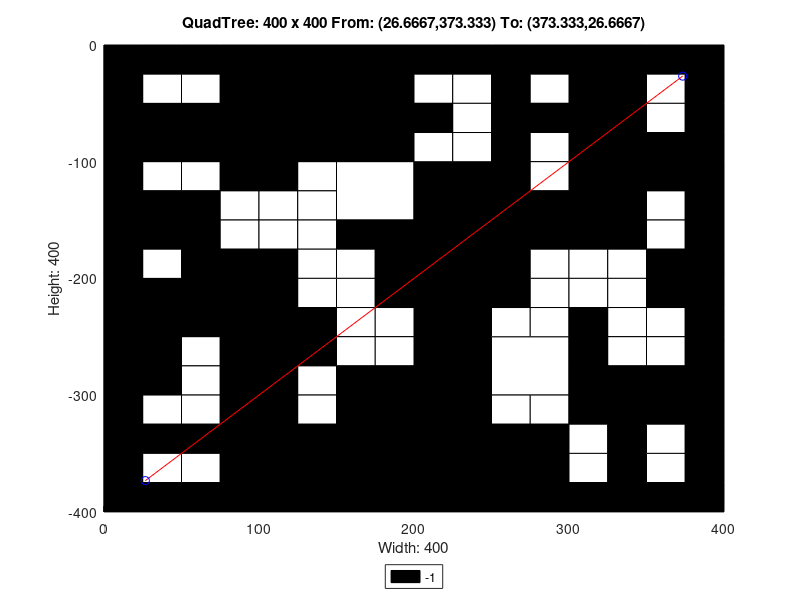

Recreate this plot in MATLAB.
axis([0 400 -400 0]);
title('QuadTree: 400 x 400 From: (26.6667,373.333) To: (373.333,26.6667)');
xlabel('Width: 400');
ylabel('Height: 400');
rectangle('Position',[100 -100 100 100], 'FaceColor',[0 0 0]);
rectangle('Position',[0 -100 50 50], 'FaceColor',[0 0 0]);
rectangle('Position',[50 -100 50 50], 'FaceColor',[0 0 0]);
rectangle('Position',[150 -150 50 50], 'FaceColor',[1 1 1]);
rectangle('Position',[300 -50 50 50], 'FaceColor',[0 0 0]);
rectangle('Position',[300 -100 50 50], 'FaceColor',[0 0 0]);
rectangle('Position',[200 -150 50 50], 'FaceColor',[0 0 0]);
rectangle('Position',[200 -200 50 50], 'FaceColor',[0 0 0]);
rectangle('Position',[300 -150 50 50], 'FaceColor',[0 0 0]);
rectangle('Position',[0 -250 50 50], 'FaceColor',[0 0 0]);
rectangle('Position',[50 -250 50 50], 'FaceColor',[0 0 0]);
rectangle('Position',[0 -300 50 50], 'FaceColor',[0 0 0]);
rectangle('Position',[150 -350 50 50], 'FaceColor',[0 0 0]);
rectangle('Position',[100 -400 50 50], 'FaceColor',[0 0 0]);
rectangle('Position',[150 -400 50 50], 'FaceColor',[0 0 0]);
rectangle('Position',[200 -250 50 50], 'FaceColor',[0 0 0]);
rectangle('Position',[200 -300 50 50], 'FaceColor',[0 0 0]);
rectangle('Position',[250 -300 50 50], 'FaceColor',[1 1 1]);
rectangle('Position',[200 -350 50 50], 'FaceColor',[0 0 0]);
rectangle('Position',[200 -400 50 50], 'FaceColor',[0 0 0]);
rectangle('Position',[250 -400 50 50], 'FaceColor',[0 0 0]);
rectangle('Position',[0 -25 25 25], 'FaceColor',[0 0 0]);
rectangle('Position',[25 -25 25 25], 'FaceColor',[0 0 0]);
rectangle('Position',[0 -50 25 25], 'FaceColor',[0 0 0]);
rectangle('Position',[25 -50 25 25], 'FaceColor',[1 1 1]);
rectangle('Position',[50 -25 25 25], 'FaceColor',[0 0 0]);
rectangle('Position',[75 -25 25 25], 'FaceColor',[0 0 0]);
rectangle('Position',[50 -50 25 25], 'FaceColor',[1 1 1]);
rectangle('Position',[75 -50 25 25], 'FaceColor',[0 0 0]);
rectangle('Position',[0 -125 25 25], 'FaceColor',[0 0 0]);
rectangle('Position',[25 -125 25 25], 'FaceColor',[1 1 1]);
rectangle('Position',[0 -150 25 25], 'FaceColor',[0 0 0]);
rectangle('Position',[25 -150 25 25], 'FaceColor',[0 0 0]);
rectangle('Position',[50 -125 25 25], 'FaceColor',[1 1 1]);
rectangle('Position',[75 -125 25 25], 'FaceColor',[0 0 0]);
rectangle('Position',[50 -150 25 25], 'FaceColor',[0 0 0]);
rectangle('Position',[75 -150 25 25], 'FaceColor',[1 1 1]);
rectangle('Position',[0 -175 25 25], 'FaceColor',[0 0 0]);
rectangle('Position',[25 -175 25 25], 'FaceColor',[0 0 0]);
rectangle('Position',[0 -200 25 25], 'FaceColor',[0 0 0]);
rectangle('Position',[25 -200 25 25], 'FaceColor',[1 1 1]);
rectangle('Position',[50 -175 25 25], 'FaceColor',[0 0 0]);
rectangle('Position',[75 -175 25 25], 'FaceColor',[1 1 1]);
rectangle('Position',[50 -200 25 25], 'FaceColor',[0 0 0]);
rectangle('Position',[75 -200 25 25], 'FaceColor',[0 0 0]);
rectangle('Position',[100 -125 25 25], 'FaceColor',[0 0 0]);
rectangle('Position',[125 -125 25 25], 'FaceColor',[1 1 1]);
rectangle('Position',[100 -150 25 25], 'FaceColor',[1 1 1]);
rectangle('Position',[125 -150 25 25], 'FaceColor',[1 1 1]);
rectangle('Position',[100 -175 25 25], 'FaceColor',[1 1 1]);
rectangle('Position',[125 -175 25 25], 'FaceColor',[1 1 1]);
rectangle('Position',[100 -200 25 25], 'FaceColor',[0 0 0]);
rectangle('Position',[125 -200 25 25], 'FaceColor',[1 1 1]);
rectangle('Position',[150 -175 25 25], 'FaceColor',[0 0 0]);
rectangle('Position',[175 -175 25 25], 'FaceColor',[0 0 0]);
rectangle('Position',[150 -200 25 25], 'FaceColor',[1 1 1]);
rectangle('Position',[175 -200 25 25], 'FaceColor',[0 0 0]);
rectangle('Position',[200 -25 25 25], 'FaceColor',[0 0 0]);
rectangle('Position',[225 -25 25 25], 'FaceColor',[0 0 0]);
rectangle('Position',[200 -50 25 25], 'FaceColor',[1 1 1]);
rectangle('Position',[225 -50 25 25], 'FaceColor',[1 1 1]);
rectangle('Position',[250 -25 25 25], 'FaceColor',[0 0 0]);
rectangle('Position',[275 -25 25 25], 'FaceColor',[0 0 0]);
rectangle('Position',[250 -50 25 25], 'FaceColor',[0 0 0]);
rectangle('Position',[275 -50 25 25], 'FaceColor',[1 1 1]);
rectangle('Position',[200 -75 25 25], 'FaceColor',[0 0 0]);
rectangle('Position',[225 -75 25 25], 'FaceColor',[1 1 1]);
rectangle('Position',[200 -100 25 25], 'FaceColor',[1 1 1]);
rectangle('Position',[225 -100 25 25], 'FaceColor',[1 1 1]);
rectangle('Position',[250 -75 25 25], 'FaceColor',[0 0 0]);
rectangle('Position',[275 -75 25 25], 'FaceColor',[0 0 0]);
rectangle('Position',[250 -100 25 25], 'FaceColor',[0 0 0]);
rectangle('Position',[275 -100 25 25], 'FaceColor',[1 1 1]);
rectangle('Position',[350 -25 25 25], 'FaceColor',[0 0 0]);
rectangle('Position',[375 -25 25 25], 'FaceColor',[0 0 0]);
rectangle('Position',[350 -50 25 25], 'FaceColor',[1 1 1]);
rectangle('Position',[375 -50 25 25], 'FaceColor',[0 0 0]);
rectangle('Position',[350 -75 25 25], 'FaceColor',[1 1 1]);
rectangle('Position',[375 -75 25 25], 'FaceColor',[0 0 0]);
rectangle('Position',[350 -100 25 25], 'FaceColor',[0 0 0]);
rectangle('Position',[375 -100 25 25], 'FaceColor',[0 0 0]);
rectangle('Position',[250 -125 25 25], 'FaceColor',[0 0 0]);
rectangle('Position',[275 -125 25 25], 'FaceColor',[1 1 1]);
rectangle('Position',[250 -150 25 25], 'FaceColor',[0 0 0]);
rectangle('Position',[275 -150 25 25], 'FaceColor',[0 0 0]);
rectangle('Position',[250 -175 25 25], 'FaceColor',[0 0 0]);
rectangle('Position',[275 -175 25 25], 'FaceColor',[0 0 0]);
rectangle('Position',[250 -200 25 25], 'FaceColor',[0 0 0]);
rectangle('Position',[275 -200 25 25], 'FaceColor',[1 1 1]);
rectangle('Position',[350 -125 25 25], 'FaceColor',[0 0 0]);
rectangle('Position',[375 -125 25 25], 'FaceColor',[0 0 0]);
rectangle('Position',[350 -150 25 25], 'FaceColor',[1 1 1]);
rectangle('Position',[375 -150 25 25], 'FaceColor',[0 0 0]);
rectangle('Position',[300 -175 25 25], 'FaceColor',[0 0 0]);
rectangle('Position',[325 -175 25 25], 'FaceColor',[0 0 0]);
rectangle('Position',[300 -200 25 25], 'FaceColor',[1 1 1]);
rectangle('Position',[325 -200 25 25], 'FaceColor',[1 1 1]);
rectangle('Position',[350 -175 25 25], 'FaceColor',[1 1 1]);
rectangle('Position',[375 -175 25 25], 'FaceColor',[0 0 0]);
rectangle('Position',[350 -200 25 25], 'FaceColor',[0 0 0]);
rectangle('Position',[375 -200 25 25], 'FaceColor',[0 0 0]);
rectangle('Position',[50 -275 25 25], 'FaceColor',[1 1 1]);
rectangle('Position',[75 -275 25 25], 'FaceColor',[0 0 0]);
rectangle('Position',[50 -300 25 25], 'FaceColor',[1 1 1]);
rectangle('Position',[75 -300 25 25], 'FaceColor',[0 0 0]);
rectangle('Position',[100 -225 25 25], 'FaceColor',[0 0 0]);
rectangle('Position',[125 -225 25 25], 'FaceColor',[1 1 1]);
rectangle('Position',[100 -250 25 25], 'FaceColor',[0 0 0]);
rectangle('Position',[125 -250 25 25], 'FaceColor',[0 0 0]);
rectangle('Position',[150 -225 25 25], 'FaceColor',[1 1 1]);
rectangle('Position',[175 -225 25 25], 'FaceColor',[0 0 0]);
rectangle('Position',[150 -250 25 25], 'FaceColor',[1 1 1]);
rectangle('Position',[175 -250 25 25], 'FaceColor',[1 1 1]);
rectangle('Position',[100 -275 25 25], 'FaceColor',[0 0 0]);
rectangle('Position',[125 -275 25 25], 'FaceColor',[0 0 0]);
rectangle('Position',[100 -300 25 25], 'FaceColor',[0 0 0]);
rectangle('Position',[125 -300 25 25], 'FaceColor',[1 1 1]);
rectangle('Position',[150 -275 25 25], 'FaceColor',[1 1 1]);
rectangle('Position',[175 -275 25 25], 'FaceColor',[1 1 1]);
rectangle('Position',[150 -300 25 25], 'FaceColor',[0 0 0]);
rectangle('Position',[175 -300 25 25], 'FaceColor',[0 0 0]);
rectangle('Position',[0 -325 25 25], 'FaceColor',[0 0 0]);
rectangle('Position',[25 -325 25 25], 'FaceColor',[1 1 1]);
rectangle('Position',[0 -350 25 25], 'FaceColor',[0 0 0]);
rectangle('Position',[25 -350 25 25], 'FaceColor',[0 0 0]);
rectangle('Position',[50 -325 25 25], 'FaceColor',[1 1 1]);
rectangle('Position',[75 -325 25 25], 'FaceColor',[0 0 0]);
rectangle('Position',[50 -350 25 25], 'FaceColor',[0 0 0]);
rectangle('Position',[75 -350 25 25], 'FaceColor',[0 0 0]);
rectangle('Position',[0 -375 25 25], 'FaceColor',[0 0 0]);
rectangle('Position',[25 -375 25 25], 'FaceColor',[1 1 1]);
rectangle('Position',[0 -400 25 25], 'FaceColor',[0 0 0]);
rectangle('Position',[25 -400 25 25], 'FaceColor',[0 0 0]);
rectangle('Position',[50 -375 25 25], 'FaceColor',[1 1 1]);
rectangle('Position',[75 -375 25 25], 'FaceColor',[0 0 0]);
rectangle('Position',[50 -400 25 25], 'FaceColor',[0 0 0]);
rectangle('Position',[75 -400 25 25], 'FaceColor',[0 0 0]);
rectangle('Position',[100 -325 25 25], 'FaceColor',[0 0 0]);
rectangle('Position',[125 -325 25 25], 'FaceColor',[1 1 1]);
rectangle('Position',[100 -350 25 25], 'FaceColor',[0 0 0]);
rectangle('Position',[125 -350 25 25], 'FaceColor',[0 0 0]);
rectangle('Position',[250 -225 25 25], 'FaceColor',[0 0 0]);
rectangle('Position',[275 -225 25 25], 'FaceColor',[1 1 1]);
rectangle('Position',[250 -250 25 25], 'FaceColor',[1 1 1]);
rectangle('Position',[275 -250 25 25], 'FaceColor',[1 1 1]);
rectangle('Position',[300 -225 25 25], 'FaceColor',[1 1 1]);
rectangle('Position',[325 -225 25 25], 'FaceColor',[1 1 1]);
rectangle('Position',[300 -250 25 25], 'FaceColor',[0 0 0]);
rectangle('Position',[325 -250 25 25], 'FaceColor',[1 1 1]);
rectangle('Position',[350 -225 25 25], 'FaceColor',[0 0 0]);
rectangle('Position',[375 -225 25 25], 'FaceColor',[0 0 0]);
rectangle('Position',[350 -250 25 25], 'FaceColor',[1 1 1]);
rectangle('Position',[375 -250 25 25], 'FaceColor',[0 0 0]);
rectangle('Position',[300 -275 25 25], 'FaceColor',[0 0 0]);
rectangle('Position',[325 -275 25 25], 'FaceColor',[1 1 1]);
rectangle('Position',[300 -300 25 25], 'FaceColor',[0 0 0]);
rectangle('Position',[325 -300 25 25], 'FaceColor',[0 0 0]);
rectangle('Position',[350 -275 25 25], 'FaceColor',[1 1 1]);
rectangle('Position',[375 -275 25 25], 'FaceColor',[0 0 0]);
rectangle('Position',[350 -300 25 25], 'FaceColor',[0 0 0]);
rectangle('Position',[375 -300 25 25], 'FaceColor',[0 0 0]);
rectangle('Position',[250 -325 25 25], 'FaceColor',[1 1 1]);
rectangle('Position',[275 -325 25 25], 'FaceColor',[1 1 1]);
rectangle('Position',[250 -350 25 25], 'FaceColor',[0 0 0]);
rectangle('Position',[275 -350 25 25], 'FaceColor',[0 0 0]);
rectangle('Position',[300 -325 25 25], 'FaceColor',[0 0 0]);
rectangle('Position',[325 -325 25 25], 'FaceColor',[0 0 0]);
rectangle('Position',[300 -350 25 25], 'FaceColor',[1 1 1]);
rectangle('Position',[325 -350 25 25], 'FaceColor',[0 0 0]);
rectangle('Position',[350 -325 25 25], 'FaceColor',[0 0 0]);
rectangle('Position',[375 -325 25 25], 'FaceColor',[0 0 0]);
rectangle('Position',[350 -350 25 25], 'FaceColor',[1 1 1]);
rectangle('Position',[375 -350 25 25], 'FaceColor',[0 0 0]);
rectangle('Position',[300 -375 25 25], 'FaceColor',[1 1 1]);
rectangle('Position',[325 -375 25 25], 'FaceColor',[0 0 0]);
rectangle('Position',[300 -400 25 25], 'FaceColor',[0 0 0]);
rectangle('Position',[325 -400 25 25], 'FaceColor',[0 0 0]);
rectangle('Position',[350 -375 25 25], 'FaceColor',[1 1 1]);
rectangle('Position',[375 -375 25 25], 'FaceColor',[0 0 0]);
rectangle('Position',[350 -400 25 25], 'FaceColor',[0 0 0]);
rectangle('Position',[375 -400 25 25], 'FaceColor',[0 0 0]);
X=[373.333,26.6667];
Y=[-26.6667,-373.333];
hold on;
plot(X,Y,'r');
plot(X,Y,'bo');
legend('-1','Location','southoutside');
